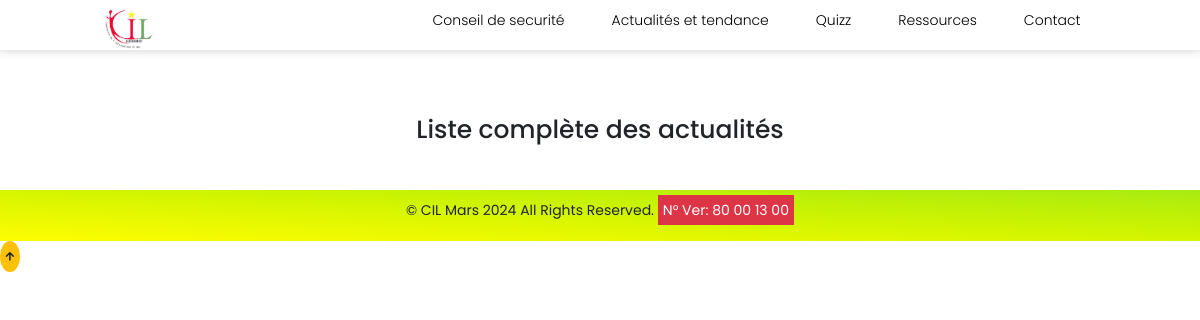
The page /actualites/ on the database as committed earlier.
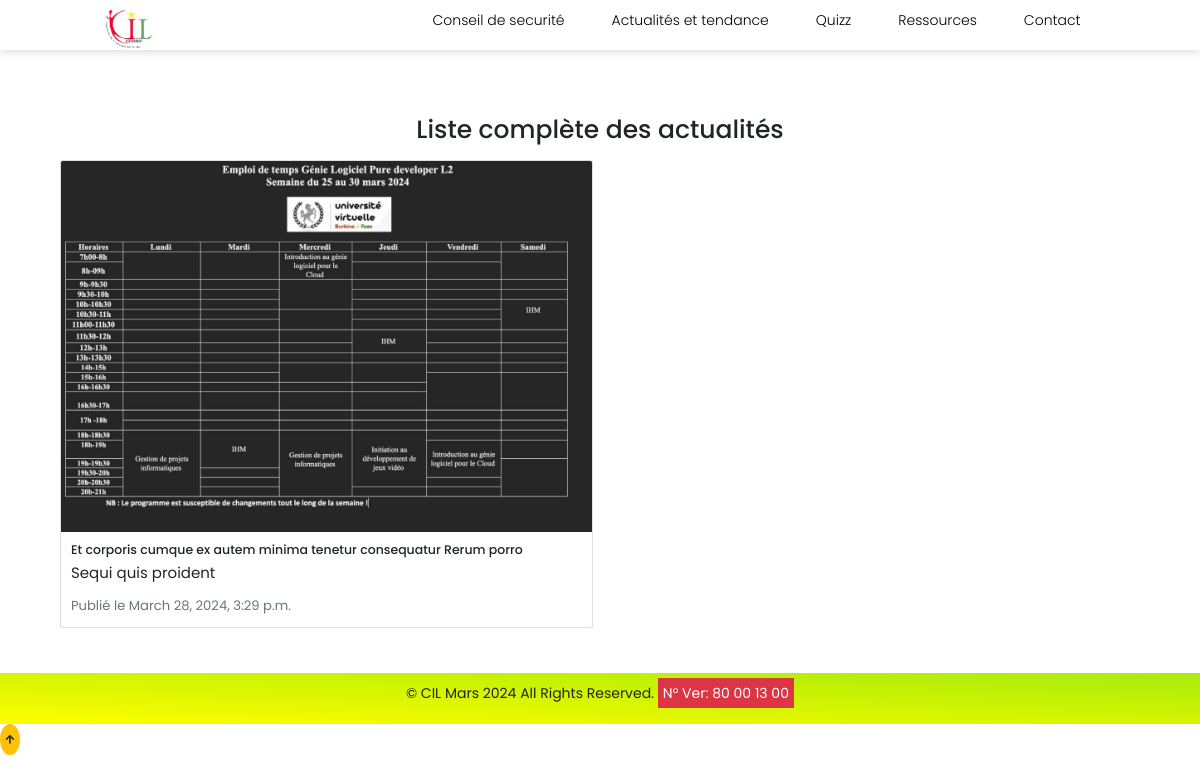
The same page on the database as committed later.
### app/models.py (models this page shows, shortened)
class Actualite(models.Model):
    image = models.ImageField(upload_to='app/images/actualite_images', default='app/images/default_actualite_image.png', null=True, blank=True)
    titre = models.CharField(max_length=200)
    contenu = models.TextField()
    date_publication = models.DateTimeField(auto_now_add=True)
    lien_site_web = models.URLField(blank=True, null=True)  # Champ pour le lien du site web

### app/views.py (the view)
# urls.py: path('actualites/', views.all_actualites, name='all_actualites'),
def all_actualites(request):
    actualites = Actualite.objects.all()
    return render(request, 'app/all_actualites.html', {'actualites': actualites})

### app/templates/app/all_actualites.html
{% extends 'app/base.html' %}
{% block content %}
<div class="container mt-5 fs-4">
    <h1 class="text-center mb-4">Liste complète des actualités</h1>
    <div class="row">
        {% for actualite in actualites %}
        <div class="col-md-6 mb-4">
            <div class="card">
                <img src="{{ actualite.image.url }}" class="card-img-top" alt="{{ actualite.titre }}">
                <div class="card-body">
                    <h5 class="card-title">{{ actualite.titre }}</h5>
                    <p class="card-text">{{ actualite.contenu }}</p>
                    <p class="card-text"><small class="text-muted">Publié le {{ actualite.date_publication }}</small></p>
                </div>
            </div>
        </div>
        {% endfor %}
    </div>
</div>
{% endblock content %}

Rows that differ between the two databases and show on the page:
added Actualite: image (picture), titre "Et corporis cumque ex autem minima tenetur consequatur Rerum porro", contenu "Sequi quis proident", date_publication "March 28, 2024, 3:29 p.m."
